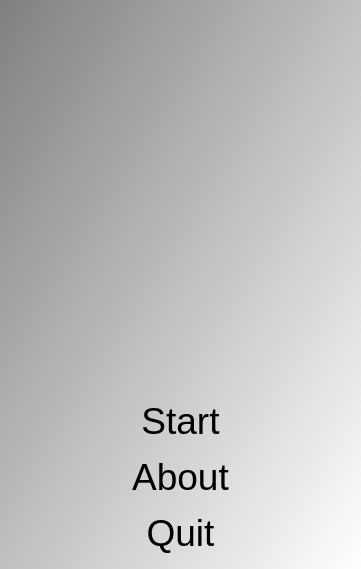
<?xml version="1.0" encoding="UTF-8"?>
<ui version="4.0">
 <class>QtPaperRockScissorsMenuDialog</class>
 <widget class="QDialog" name="QtPaperRockScissorsMenuDialog">
  <property name="geometry">
   <rect>
    <x>0</x>
    <y>0</y>
    <width>361</width>
    <height>569</height>
   </rect>
  </property>
  <property name="font">
   <font>
    <pointsize>28</pointsize>
   </font>
  </property>
  <property name="windowTitle">
   <string>PaperRockScissors</string>
  </property>
  <property name="styleSheet">
   <string notr="true">QDialog { 
background-color: qlineargradient(x1: 0, y1: 0, x2: 1, y2: 1, stop: 0  #808080, stop: 1 #ffffff);
}
QPushButton { background-color: rgb(255, 255, 255);  }
QPushButton { color: rgb(0,0,0); }
QPushButton { font: 48px, &quot;monospace&quot; }</string>
  </property>
  <layout class="QVBoxLayout" name="verticalLayout">
   <item>
    <widget class="QLabel" name="image_welcome">
     <property name="text">
      <string/>
     </property>
     <property name="pixmap">
      <pixmap resource="PaperRockScissors.qrc">:/images/PaperRockScissors.png</pixmap>
     </property>
     <property name="alignment">
      <set>Qt::AlignCenter</set>
     </property>
    </widget>
   </item>
   <item>
    <widget class="QPushButton" name="button_start">
     <property name="text">
      <string>Start</string>
     </property>
     <property name="flat">
      <bool>true</bool>
     </property>
    </widget>
   </item>
   <item>
    <widget class="QPushButton" name="button_about">
     <property name="text">
      <string>About</string>
     </property>
     <property name="flat">
      <bool>true</bool>
     </property>
    </widget>
   </item>
   <item>
    <widget class="QPushButton" name="button_quit">
     <property name="text">
      <string>Quit</string>
     </property>
     <property name="flat">
      <bool>true</bool>
     </property>
    </widget>
   </item>
  </layout>
 </widget>
 <layoutdefault spacing="6" margin="11"/>
 <resources>
  <include location="PaperRockScissors.qrc"/>
 </resources>
 <connections/>
</ui>
